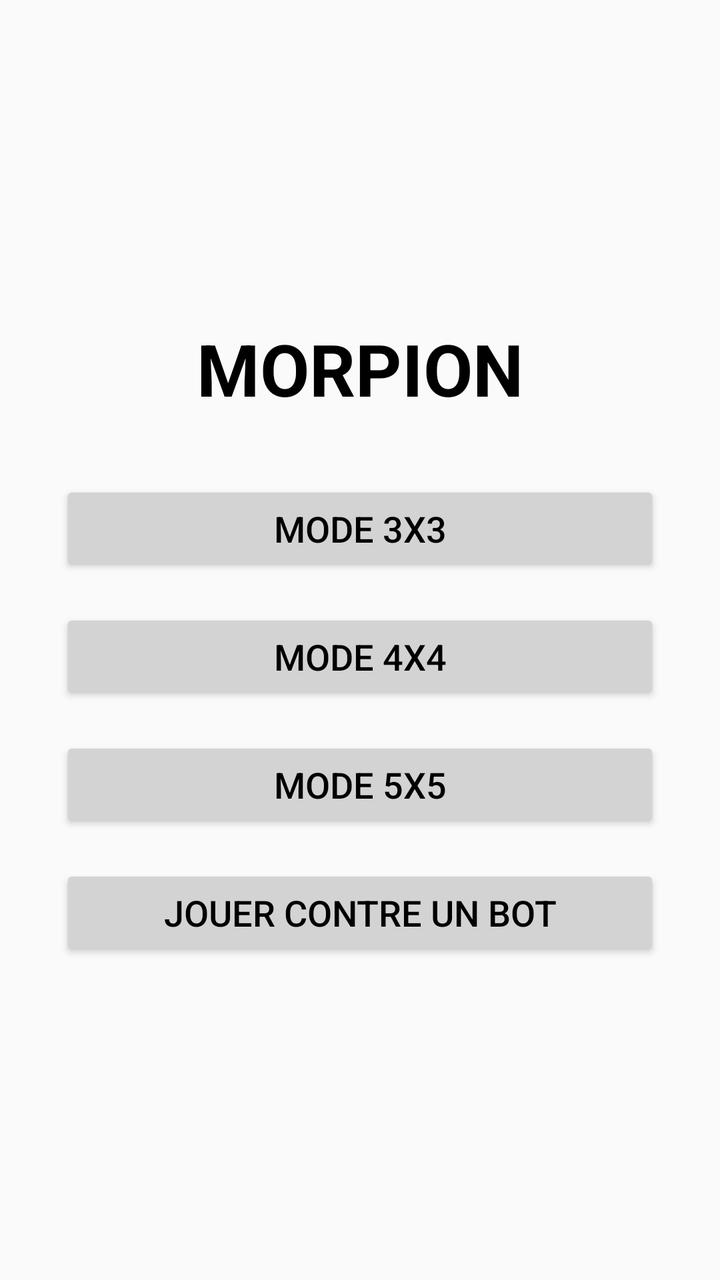
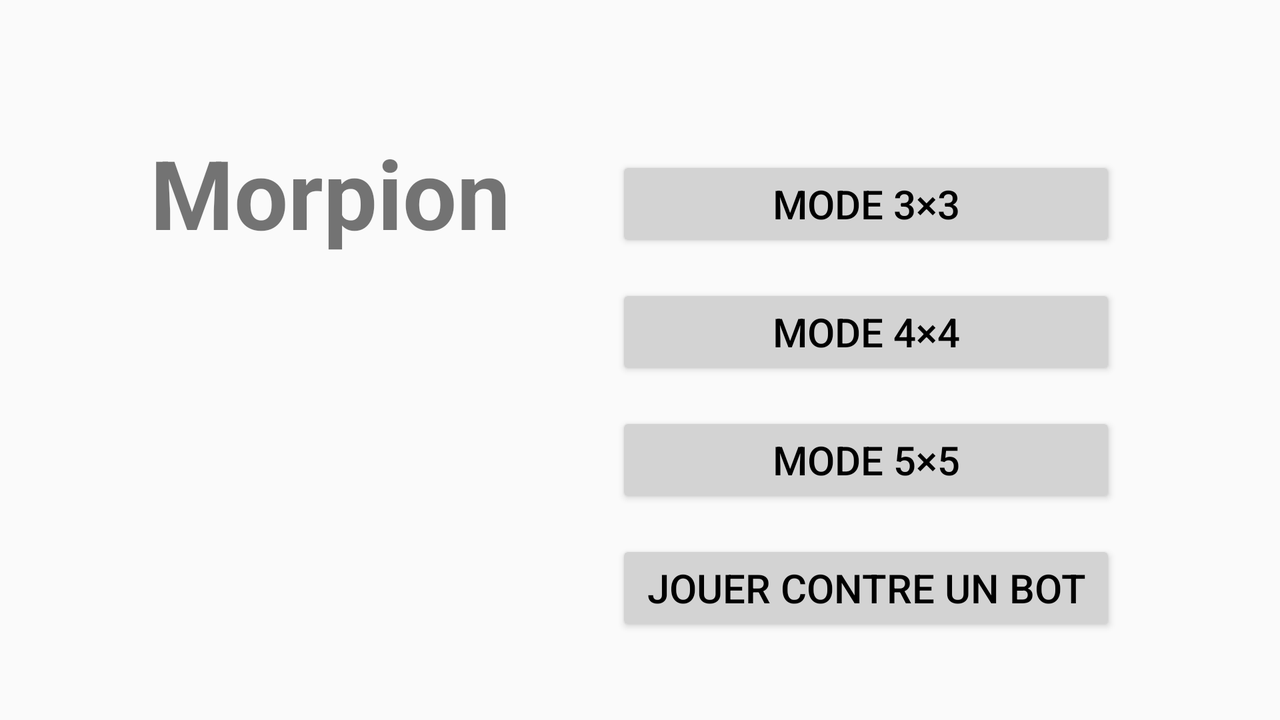

An Android layout and its configuration variant, each rendered on a device that would load it. The default file and the variant file are quoted in full after the pictures.
<!-- AndroidManifest.xml: activity theme Theme.AppCompat.Light.NoActionBar -->
<!-- res/layout/activity_menu.xml -->
<?xml version="1.0" encoding="utf-8"?>
<androidx.constraintlayout.widget.ConstraintLayout
    xmlns:android="http://schemas.android.com/apk/res/android"
    xmlns:app="http://schemas.android.com/apk/res-auto"
    android:layout_width="match_parent"
    android:layout_height="match_parent"
    android:padding="16dp">

    <TextView
        android:id="@+id/titleTextView"
        android:layout_width="wrap_content"
        android:layout_height="wrap_content"
        android:text="MORPION"
        android:textSize="36sp"
        android:textStyle="bold"
        android:textColor="@color/black"
        app:layout_constraintTop_toTopOf="parent"
        app:layout_constraintStart_toStartOf="parent"
        app:layout_constraintEnd_toEndOf="parent"
        app:layout_constraintBottom_toTopOf="@id/btn3x3"
        app:layout_constraintVertical_chainStyle="packed" />

    <Button
        android:id="@+id/btn3x3"
        android:layout_width="0dp"
        android:layout_height="wrap_content"
        android:layout_marginTop="32dp"
        android:text="Mode 3x3"
        android:textSize="18sp"
        android:textColor="@color/black"
        app:backgroundTint="@color/gray"
        app:cornerRadius="10dp"
        app:layout_constraintTop_toBottomOf="@id/titleTextView"
        app:layout_constraintStart_toStartOf="parent"
        app:layout_constraintEnd_toEndOf="parent"
        app:layout_constraintBottom_toTopOf="@id/btn4x4"
        app:layout_constraintWidth_max="300dp" />

    <Button
        android:id="@+id/btn4x4"
        android:layout_width="0dp"
        android:layout_height="wrap_content"
        android:layout_marginTop="16dp"
        android:text="Mode 4x4"
        android:textSize="18sp"
        android:textColor="@color/black"
        app:backgroundTint="@color/gray"
        app:cornerRadius="10dp"
        app:layout_constraintTop_toBottomOf="@id/btn3x3"
        app:layout_constraintStart_toStartOf="parent"
        app:layout_constraintEnd_toEndOf="parent"
        app:layout_constraintBottom_toTopOf="@id/btn5x5"
        app:layout_constraintWidth_max="300dp" />

    <Button
        android:id="@+id/btn5x5"
        android:layout_width="0dp"
        android:layout_height="wrap_content"
        android:layout_marginTop="16dp"
        android:text="Mode 5x5"
        android:textSize="18sp"
        android:textColor="@color/black"
        app:backgroundTint="@color/gray"
        app:cornerRadius="10dp"
        app:layout_constraintTop_toBottomOf="@id/btn4x4"
        app:layout_constraintStart_toStartOf="parent"
        app:layout_constraintEnd_toEndOf="parent"
        app:layout_constraintBottom_toTopOf="@id/btnBot"
        app:layout_constraintWidth_max="300dp" />

    <Button
        android:id="@+id/btnBot"
        android:layout_width="0dp"
        android:layout_height="wrap_content"
        android:layout_marginTop="16dp"
        android:text="Jouer contre un BOT"
        android:textSize="18sp"
        android:textColor="@color/black"
        app:backgroundTint="@color/gray"
        app:cornerRadius="10dp"
        app:layout_constraintTop_toBottomOf="@id/btn5x5"
        app:layout_constraintStart_toStartOf="parent"
        app:layout_constraintEnd_toEndOf="parent"
        app:layout_constraintBottom_toBottomOf="parent"
        app:layout_constraintWidth_max="300dp" />

</androidx.constraintlayout.widget.ConstraintLayout>
<!-- resources referenced by this layout -->
<resources>
  <color name="black">#FF000000</color>
  <color name="gray">#D3D3D3</color>
</resources>
<!-- res/layout-land/activity_menu.xml (the repository's variant of the layout above) -->
<!-- drawn on the phone turned sideways -->
<?xml version="1.0" encoding="utf-8"?>
<androidx.constraintlayout.widget.ConstraintLayout xmlns:android="http://schemas.android.com/apk/res/android"
    xmlns:app="http://schemas.android.com/apk/res-auto"
    android:layout_width="match_parent"
    android:layout_height="match_parent">

    <TextView
        android:id="@+id/titleTextView"
        android:layout_width="wrap_content"
        android:layout_height="wrap_content"
        android:text="Morpion"
        android:textSize="48sp"
        android:textStyle="bold"
        app:layout_constraintBottom_toBottomOf="parent"
        app:layout_constraintEnd_toEndOf="parent"
        app:layout_constraintHorizontal_bias="0.163"
        app:layout_constraintStart_toStartOf="parent"
        app:layout_constraintTop_toTopOf="parent"
        app:layout_constraintVertical_bias="0.216" />

    <Button
        android:id="@+id/btn3x3"
        android:layout_width="250dp"
        android:layout_height="wrap_content"
        android:text="Mode 3×3"
        android:textColor="@color/black"
        android:textSize="20sp"
        app:backgroundTint="@color/gray"
        app:cornerRadius="10dp"
        app:layout_constraintBottom_toBottomOf="parent"
        app:layout_constraintEnd_toEndOf="parent"
        app:layout_constraintHorizontal_bias="0.79"
        app:layout_constraintStart_toStartOf="parent"
        app:layout_constraintTop_toTopOf="parent"
        app:layout_constraintVertical_bias="0.25" />

    <Button
        android:id="@+id/btn4x4"
        android:layout_width="250dp"
        android:layout_height="wrap_content"
        android:layout_marginTop="16dp"
        android:text="Mode 4×4"
        android:textColor="@color/black"
        android:textSize="20sp"
        app:backgroundTint="@color/gray"
        app:cornerRadius="10dp"
        app:layout_constraintEnd_toEndOf="parent"
        app:layout_constraintHorizontal_bias="0.79"
        app:layout_constraintStart_toStartOf="parent"
        app:layout_constraintTop_toBottomOf="@id/btn3x3" />

    <Button
        android:id="@+id/btn5x5"
        android:layout_width="250dp"
        android:layout_height="wrap_content"
        android:layout_marginTop="16dp"
        android:text="Mode 5×5"
        android:textColor="@color/black"
        android:textSize="20sp"
        app:backgroundTint="@color/gray"
        app:cornerRadius="10dp"
        app:layout_constraintEnd_toEndOf="parent"
        app:layout_constraintHorizontal_bias="0.79"
        app:layout_constraintStart_toStartOf="parent"
        app:layout_constraintTop_toBottomOf="@id/btn4x4" />

    <Button
        android:id="@+id/btnBot"
        android:layout_width="250dp"
        android:layout_height="wrap_content"
        android:layout_marginTop="16dp"
        android:text="Jouer contre un BOT"
        android:textColor="@color/black"
        android:textSize="20sp"
        app:backgroundTint="@color/gray"
        app:cornerRadius="10dp"
        app:layout_constraintEnd_toEndOf="parent"
        app:layout_constraintHorizontal_bias="0.79"
        app:layout_constraintStart_toStartOf="parent"
        app:layout_constraintTop_toBottomOf="@id/btn5x5" />

</androidx.constraintlayout.widget.ConstraintLayout>
